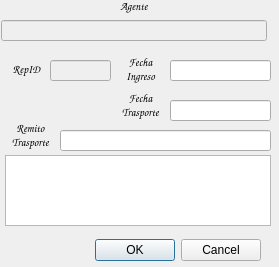
<?xml version="1.0" encoding="UTF-8"?>
<ui version="4.0">
 <class>IngresoReparaciones</class>
 <widget class="QDialog" name="IngresoReparaciones">
  <property name="geometry">
   <rect>
    <x>0</x>
    <y>0</y>
    <width>279</width>
    <height>267</height>
   </rect>
  </property>
  <property name="windowTitle">
   <string>Dialog</string>
  </property>
  <widget class="QDialogButtonBox" name="buttonBox">
   <property name="geometry">
    <rect>
     <x>-80</x>
     <y>234</y>
     <width>341</width>
     <height>32</height>
    </rect>
   </property>
   <property name="orientation">
    <enum>Qt::Horizontal</enum>
   </property>
   <property name="standardButtons">
    <set>QDialogButtonBox::Cancel|QDialogButtonBox::Ok</set>
   </property>
  </widget>
  <widget class="QLabel" name="lID_35">
   <property name="geometry">
    <rect>
     <x>0</x>
     <y>120</y>
     <width>61</width>
     <height>31</height>
    </rect>
   </property>
   <property name="font">
    <font>
     <family>Comic Sans MS</family>
     <pointsize>8</pointsize>
     <weight>75</weight>
     <bold>true</bold>
    </font>
   </property>
   <property name="text">
    <string>Remito Trasporte</string>
   </property>
   <property name="alignment">
    <set>Qt::AlignCenter</set>
   </property>
   <property name="wordWrap">
    <bool>true</bool>
   </property>
  </widget>
  <widget class="QLabel" name="lID_37">
   <property name="geometry">
    <rect>
     <x>1</x>
     <y>-2</y>
     <width>266</width>
     <height>16</height>
    </rect>
   </property>
   <property name="font">
    <font>
     <family>Comic Sans MS</family>
     <pointsize>8</pointsize>
     <weight>75</weight>
     <bold>true</bold>
    </font>
   </property>
   <property name="text">
    <string>Agente</string>
   </property>
   <property name="alignment">
    <set>Qt::AlignCenter</set>
   </property>
  </widget>
  <widget class="QLabel" name="lID_34">
   <property name="geometry">
    <rect>
     <x>10</x>
     <y>59</y>
     <width>33</width>
     <height>21</height>
    </rect>
   </property>
   <property name="font">
    <font>
     <family>Comic Sans MS</family>
     <pointsize>8</pointsize>
     <weight>75</weight>
     <bold>true</bold>
    </font>
   </property>
   <property name="text">
    <string>RepID</string>
   </property>
   <property name="alignment">
    <set>Qt::AlignCenter</set>
   </property>
  </widget>
  <widget class="QLabel" name="lID_36">
   <property name="geometry">
    <rect>
     <x>110</x>
     <y>90</y>
     <width>61</width>
     <height>31</height>
    </rect>
   </property>
   <property name="font">
    <font>
     <family>Comic Sans MS</family>
     <pointsize>8</pointsize>
     <weight>75</weight>
     <bold>true</bold>
    </font>
   </property>
   <property name="text">
    <string>Fecha Trasporte</string>
   </property>
   <property name="alignment">
    <set>Qt::AlignCenter</set>
   </property>
   <property name="wordWrap">
    <bool>true</bool>
   </property>
  </widget>
  <widget class="QLabel" name="lID_33">
   <property name="geometry">
    <rect>
     <x>120</x>
     <y>54</y>
     <width>41</width>
     <height>31</height>
    </rect>
   </property>
   <property name="font">
    <font>
     <family>Comic Sans MS</family>
     <pointsize>8</pointsize>
     <weight>75</weight>
     <bold>true</bold>
    </font>
   </property>
   <property name="text">
    <string>Fecha Ingreso</string>
   </property>
   <property name="alignment">
    <set>Qt::AlignCenter</set>
   </property>
   <property name="wordWrap">
    <bool>true</bool>
   </property>
  </widget>
  <widget class="QTextEdit" name="IngObs">
   <property name="geometry">
    <rect>
     <x>5</x>
     <y>155</y>
     <width>266</width>
     <height>71</height>
    </rect>
   </property>
   <property name="html">
    <string>&lt;!DOCTYPE HTML PUBLIC &quot;-//W3C//DTD HTML 4.0//EN&quot; &quot;http://www.w3.org/TR/REC-html40/strict.dtd&quot;&gt;
&lt;html&gt;&lt;head&gt;&lt;meta name=&quot;qrichtext&quot; content=&quot;1&quot; /&gt;&lt;style type=&quot;text/css&quot;&gt;
p, li { white-space: pre-wrap; }
&lt;/style&gt;&lt;/head&gt;&lt;body style=&quot; font-family:'MS Shell Dlg 2'; font-size:8.25pt; font-weight:400; font-style:normal;&quot;&gt;
&lt;p style=&quot;-qt-paragraph-type:empty; margin-top:0px; margin-bottom:0px; margin-left:0px; margin-right:0px; -qt-block-indent:0; text-indent:0px;&quot;&gt;&lt;br /&gt;&lt;/p&gt;&lt;/body&gt;&lt;/html&gt;</string>
   </property>
  </widget>
  <widget class="QLineEdit" name="ID_Rep">
   <property name="enabled">
    <bool>false</bool>
   </property>
   <property name="geometry">
    <rect>
     <x>50</x>
     <y>60</y>
     <width>61</width>
     <height>21</height>
    </rect>
   </property>
   <property name="font">
    <font>
     <family>Times New Roman</family>
     <pointsize>9</pointsize>
     <weight>75</weight>
     <bold>true</bold>
    </font>
   </property>
   <property name="contextMenuPolicy">
    <enum>Qt::DefaultContextMenu</enum>
   </property>
   <property name="layoutDirection">
    <enum>Qt::LeftToRight</enum>
   </property>
   <property name="inputMethodHints">
    <set>Qt::ImhDate|Qt::ImhSensitiveData</set>
   </property>
   <property name="text">
    <string/>
   </property>
   <property name="maxLength">
    <number>10</number>
   </property>
   <property name="alignment">
    <set>Qt::AlignCenter</set>
   </property>
   <property name="readOnly">
    <bool>true</bool>
   </property>
  </widget>
  <widget class="QLineEdit" name="Agente">
   <property name="enabled">
    <bool>false</bool>
   </property>
   <property name="geometry">
    <rect>
     <x>1</x>
     <y>20</y>
     <width>266</width>
     <height>21</height>
    </rect>
   </property>
   <property name="font">
    <font>
     <family>Times New Roman</family>
     <pointsize>9</pointsize>
     <weight>75</weight>
     <bold>true</bold>
    </font>
   </property>
   <property name="contextMenuPolicy">
    <enum>Qt::DefaultContextMenu</enum>
   </property>
   <property name="layoutDirection">
    <enum>Qt::LeftToRight</enum>
   </property>
   <property name="inputMethodHints">
    <set>Qt::ImhDate|Qt::ImhSensitiveData</set>
   </property>
   <property name="text">
    <string/>
   </property>
   <property name="maxLength">
    <number>100</number>
   </property>
   <property name="alignment">
    <set>Qt::AlignCenter</set>
   </property>
   <property name="readOnly">
    <bool>true</bool>
   </property>
  </widget>
  <widget class="QLineEdit" name="FIngreso">
   <property name="geometry">
    <rect>
     <x>170</x>
     <y>60</y>
     <width>101</width>
     <height>21</height>
    </rect>
   </property>
   <property name="font">
    <font>
     <family>Times New Roman</family>
     <pointsize>9</pointsize>
     <weight>75</weight>
     <bold>true</bold>
    </font>
   </property>
   <property name="contextMenuPolicy">
    <enum>Qt::DefaultContextMenu</enum>
   </property>
   <property name="layoutDirection">
    <enum>Qt::LeftToRight</enum>
   </property>
   <property name="inputMethodHints">
    <set>Qt::ImhDate|Qt::ImhSensitiveData</set>
   </property>
   <property name="text">
    <string/>
   </property>
   <property name="maxLength">
    <number>10</number>
   </property>
   <property name="alignment">
    <set>Qt::AlignCenter</set>
   </property>
  </widget>
  <widget class="QLineEdit" name="rTransp">
   <property name="geometry">
    <rect>
     <x>60</x>
     <y>130</y>
     <width>211</width>
     <height>21</height>
    </rect>
   </property>
   <property name="font">
    <font>
     <family>Times New Roman</family>
     <pointsize>9</pointsize>
     <weight>75</weight>
     <bold>true</bold>
    </font>
   </property>
   <property name="contextMenuPolicy">
    <enum>Qt::DefaultContextMenu</enum>
   </property>
   <property name="layoutDirection">
    <enum>Qt::LeftToRight</enum>
   </property>
   <property name="inputMethodHints">
    <set>Qt::ImhDate|Qt::ImhSensitiveData</set>
   </property>
   <property name="text">
    <string/>
   </property>
   <property name="maxLength">
    <number>10</number>
   </property>
   <property name="alignment">
    <set>Qt::AlignCenter</set>
   </property>
  </widget>
  <widget class="QLineEdit" name="fTrasnp">
   <property name="geometry">
    <rect>
     <x>170</x>
     <y>100</y>
     <width>101</width>
     <height>21</height>
    </rect>
   </property>
   <property name="font">
    <font>
     <family>Times New Roman</family>
     <pointsize>9</pointsize>
     <weight>75</weight>
     <bold>true</bold>
    </font>
   </property>
   <property name="contextMenuPolicy">
    <enum>Qt::DefaultContextMenu</enum>
   </property>
   <property name="layoutDirection">
    <enum>Qt::LeftToRight</enum>
   </property>
   <property name="inputMethodHints">
    <set>Qt::ImhDate|Qt::ImhSensitiveData</set>
   </property>
   <property name="text">
    <string/>
   </property>
   <property name="maxLength">
    <number>10</number>
   </property>
   <property name="alignment">
    <set>Qt::AlignCenter</set>
   </property>
  </widget>
 </widget>
 <tabstops>
  <tabstop>FIngreso</tabstop>
  <tabstop>fTrasnp</tabstop>
  <tabstop>rTransp</tabstop>
  <tabstop>IngObs</tabstop>
  <tabstop>Agente</tabstop>
  <tabstop>ID_Rep</tabstop>
 </tabstops>
 <resources/>
 <connections>
  <connection>
   <sender>buttonBox</sender>
   <signal>accepted()</signal>
   <receiver>IngresoReparaciones</receiver>
   <slot>accept()</slot>
   <hints>
    <hint type="sourcelabel">
     <x>248</x>
     <y>254</y>
    </hint>
    <hint type="destinationlabel">
     <x>157</x>
     <y>257</y>
    </hint>
   </hints>
  </connection>
  <connection>
   <sender>buttonBox</sender>
   <signal>rejected()</signal>
   <receiver>IngresoReparaciones</receiver>
   <slot>reject()</slot>
   <hints>
    <hint type="sourcelabel">
     <x>316</x>
     <y>260</y>
    </hint>
    <hint type="destinationlabel">
     <x>278</x>
     <y>257</y>
    </hint>
   </hints>
  </connection>
 </connections>
</ui>
